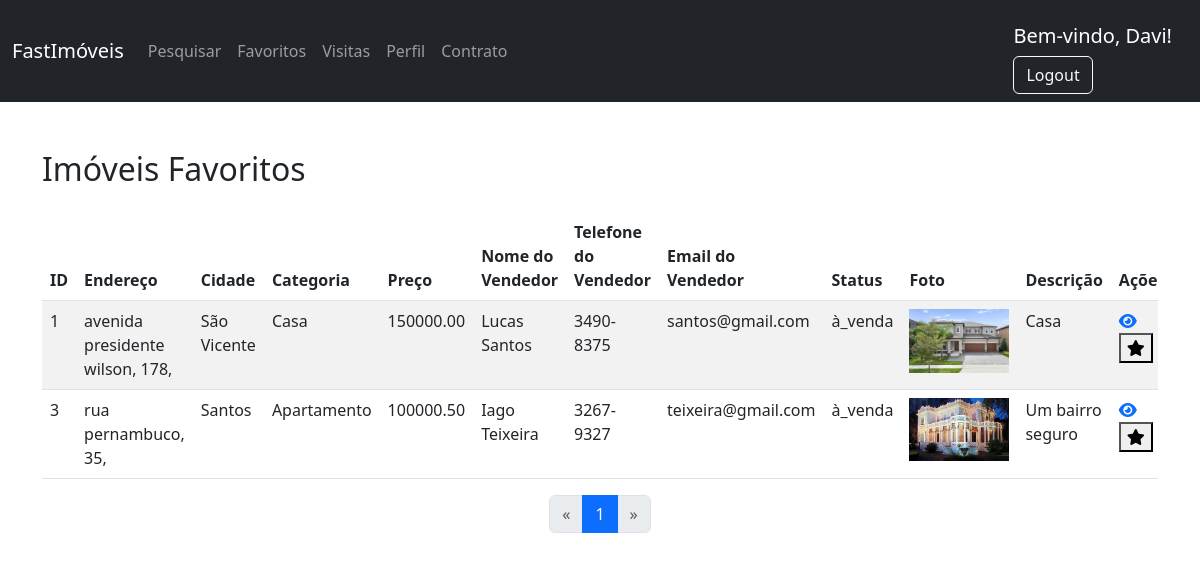
Page /php/favoritos.php (signed in) on the committed database.
### tables this page shows
CREATE TABLE `imoveis` (
  `id` int(20) NOT NULL,
  `cidade` varchar(100) NOT NULL,
  `endereco` varchar(255) NOT NULL,
  `categoria` varchar(50) DEFAULT NULL,
  `preco` decimal(10,2) NOT NULL,
  `nome_vendedor` varchar(255) NOT NULL,
  `telefone_vendedor` varchar(20) NOT NULL,
  `email_vendedor` varchar(255) NOT NULL,
  `status` varchar(30) DEFAULT NULL,
  `foto` varchar(255) NOT NULL,
  `descricao` varchar(255) DEFAULT NULL,
  `latitude` decimal(10,7) NOT NULL,
  `longitude` decimal(10,7) NOT NULL,
  `dormitorios` varchar(255) DEFAULT NULL,
  `garagens` varchar(255) DEFAULT NULL,
  `plantas` varchar(255) DEFAULT NULL,
  `usuario_id` int(11) NOT NULL
);

### php/favoritos.php (the view, shortened to what this page needs)
<?php
$nomeUsuario = $_SESSION["nomeUsuario"];
$usuarioId = $_SESSION["idUsuario"];
$total_reg = 5;
$pagina = isset($_GET['pagina']) ? (int)$_GET['pagina'] : 1;
$inicio = ($pagina - 1) * $total_reg;
try {
    $conn = new PDO("mysql:host=localhost;dbname=fastimoveis;charset=utf8", "root", "");
} catch (PDOException $e) {
    echo "Error: " . $e->getMessage();
    exit();
}
?>
<!DOCTYPE html>
<html lang="pt-BR">
<head>
    <link href="https://cdn.jsdelivr.net/npm/bootstrap@5.3.0/dist/css/bootstrap.min.css" rel="stylesheet">
    <link href="https://cdn.datatables.net/1.13.6/css/dataTables.bootstrap5.min.css" rel="stylesheet">
    <link rel="stylesheet" href="https://cdnjs.cloudflare.com/ajax/libs/font-awesome/6.4.2/css/all.min.css" />
</head>
<body>
    <nav class="navbar navbar-expand-lg navbar-dark bg-dark">
        <div class="container-fluid">
            <a class="navbar-brand mt-2 mt-lg-0" href="painel.php">FastImóveis</a>
            <div class="collapse navbar-collapse" id="navbarNav">
                <ul class="navbar-nav me-auto mb-2 mb-lg-0">
                    <li class="nav-item">
                        <a class="nav-link" href="pesquisar.php">Pesquisar</a>
                    </li>
                    <li class="nav-item">
                        <a class="nav-link" href="favoritos.php">Favoritos</a>
                    </li>
                    <li class="nav-item">
                        <a class="nav-link" href="agendar_visita.php">Visitas</a>
                    </li>
                    <li class="nav-item">
                        <a class="nav-link" href="perfil.php">Perfil</a>
                    </li>
                    <li class="nav-item">
                        <a class="nav-link" href="gerar_pdf.php">Contrato</a>
                    </li>
                </ul>
                <div class="d-flex align-items-center">
                    <div class="dropdown">
                        <h5 class="mt-3 me-3 text-white">Bem-vindo, <?= $nomeUsuario ?>!</h5>
                        <a href="../arquivos/index.php" class="btn btn-outline-light">Logout</a>
                    </div>
                </div>
            </div>
        </div>
    </nav>
    <div class="container mt-5">
        <h2>Imóveis Favoritos</h2>
        <div class="table-responsive mt-4">
            <table id="favoritosTable" class="table table-striped">
                <thead>
                    <tr>
                        <th>ID</th>
                        <th>Endereço</th>
                        <th>Cidade</th>
                        <th>Categoria</th>
                        <th>Preço</th>
                        <th>Nome do Vendedor</th>
                        <th>Telefone do Vendedor</th>
                        <th>Email do Vendedor</th>
                        <th>Status</th>
                        <th>Foto</th>
                        <th>Descrição</th>
                        <th>Ações</th>
                    </tr>
                </thead>
                <tbody>
                    <?php
                    $query = "
                        SELECT i.* FROM imoveis i
                        JOIN favoritos f ON i.id = f.imovel_id
                        WHERE f.usuario_id = :usuarioId
                        LIMIT $inicio, $total_reg";
                    $stmt = $conn->prepare($query);
                    $stmt->bindParam(':usuarioId', $usuarioId);
                    $stmt->execute();
                    $total_records = $conn->query("
                        SELECT COUNT(*) FROM favoritos
                        WHERE usuario_id = $usuarioId")->fetchColumn();
                    $total_pages = ceil($total_records / $total_reg);
                    while ($row = $stmt->fetch(PDO::FETCH_ASSOC)) {
                    ?>
                        <tr>
                            <td><?= $row['id'] ?></td>
                            <td><?= $row['endereco'] ?></td>
                            <td><?= $row['cidade'] ?></td>
                            <td><?= $row['categoria'] ?></td>
                            <td><?= $row['preco'] ?></td>
                            <td><?= $row['nome_vendedor'] ?></td>
                            <td><?= $row['telefone_vendedor'] ?></td>
                            <td><?= $row['email_vendedor'] ?></td>
                            <td><?= $row['status'] ?></td>
                            <td><img src="<?= $row['foto'] ?>" alt="<?= $row['foto'] ?>" width="100"></td>
                            <td><?= $row['descricao'] ?></td>
                            <td>
                                <a href="#" class="icon-button view-icon" data-bs-toggle="modal" data-bs-target="#viewModal-<?= $row['id'] ?>">
                                    <i class="fas fa-eye"></i>
                                </a>
                                <button class="icon-button" onclick="toggleFavorite(<?= $row['id'] ?>)">
                                    <i class="fas fa-star favorite-icon"></i>
                                </button>
                            </td>
                        </tr>
                    <?php } ?>
                </tbody>
            </table>
        </div>
        <nav>
            <ul class="pagination justify-content-center">
                <li class="page-item <?= $pagina <= 1 ? 'disabled' : '' ?>">
                    <a class="page-link" href="?pagina=<?= $pagina - 1 ?>" aria-label="Previous">
                        <span aria-hidden="true">&laquo;</span>
                    </a>
                </li>
                <?php for ($i = 1; $i <= $total_pages; $i++) { ?>
                    <li class="page-item <?= $pagina == $i ? 'active' : '' ?>">
                        <a class="page-link" href="?pagina=<?= $i ?>"><?= $i ?></a>
                    </li>
                <?php } ?>
                <li class="page-item <?= $pagina >= $total_pages ? 'disabled' : '' ?>">
                    <a class="page-link" href="?pagina=<?= $pagina + 1 ?>" aria-label="Next">
                        <span aria-hidden="true">&raquo;</span>
                    </a>
                </li>
            </ul>
        </nav>
    </div>
</body>
</html>

### php/favoritos.php (style rules this page uses)
.icon-button { cursor: pointer; transition: color 0.2s; }

### rows in the picture
imoveis: id "1", endereco "avenida presidente wilson, 178,", cidade "São Vicente", categoria "Casa", preco "150000.00", nome_vendedor "Lucas Santos", telefone_vendedor "3490-8375", email_vendedor "santos@gmail.com", status "à_venda", foto (picture), descricao "Casa"
imoveis: id "3", endereco "rua pernambuco, 35,", cidade "Santos", categoria "Apartamento", preco "100000.50", nome_vendedor "Iago Teixeira", telefone_vendedor "3267-9327", email_vendedor "teixeira@gmail.com", status "à_venda", foto (picture), descricao "Um bairro seguro"

### other values in the picture
$nomeUsuario "Davi"
